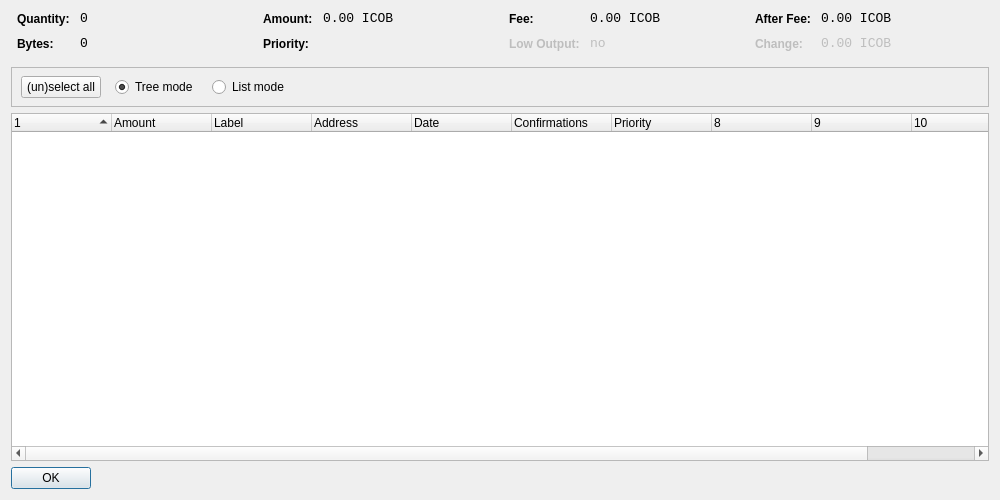
<?xml version="1.0" encoding="UTF-8"?>
<ui version="4.0">
 <class>CoinControlDialog</class>
 <widget class="QDialog" name="CoinControlDialog">
  <property name="geometry">
   <rect>
    <x>0</x>
    <y>0</y>
    <width>1000</width>
    <height>500</height>
   </rect>
  </property>
  <property name="windowTitle">
   <string>Coin Control</string>
  </property>
  <layout class="QVBoxLayout" name="verticalLayout">
   <item>
    <layout class="QHBoxLayout" name="horizontalLayoutTop" stretch="0,0,0,0">
     <property name="topMargin">
      <number>0</number>
     </property>
     <property name="bottomMargin">
      <number>10</number>
     </property>
     <item>
      <layout class="QFormLayout" name="formLayoutCoinControl1">
       <property name="horizontalSpacing">
        <number>10</number>
       </property>
       <property name="verticalSpacing">
        <number>10</number>
       </property>
       <property name="leftMargin">
        <number>6</number>
       </property>
       <property name="rightMargin">
        <number>6</number>
       </property>
       <item row="0" column="0">
        <widget class="QLabel" name="labelCoinControlQuantityText">
         <property name="styleSheet">
          <string notr="true">font-weight:bold;</string>
         </property>
         <property name="text">
          <string>Quantity:</string>
         </property>
        </widget>
       </item>
       <item row="0" column="1">
        <widget class="QLabel" name="labelCoinControlQuantity">
         <property name="font">
          <font>
           <family>Monospace</family>
           <pointsize>10</pointsize>
          </font>
         </property>
         <property name="cursor">
          <cursorShape>IBeamCursor</cursorShape>
         </property>
         <property name="contextMenuPolicy">
          <enum>Qt::ActionsContextMenu</enum>
         </property>
         <property name="text">
          <string notr="true">0</string>
         </property>
         <property name="textInteractionFlags">
          <set>Qt::LinksAccessibleByMouse|Qt::TextSelectableByKeyboard|Qt::TextSelectableByMouse</set>
         </property>
        </widget>
       </item>
       <item row="1" column="0">
        <widget class="QLabel" name="labelCoinControlBytesText">
         <property name="styleSheet">
          <string notr="true">font-weight:bold;</string>
         </property>
         <property name="text">
          <string>Bytes:</string>
         </property>
        </widget>
       </item>
       <item row="1" column="1">
        <widget class="QLabel" name="labelCoinControlBytes">
         <property name="font">
          <font>
           <family>Monospace</family>
           <pointsize>10</pointsize>
          </font>
         </property>
         <property name="cursor">
          <cursorShape>IBeamCursor</cursorShape>
         </property>
         <property name="contextMenuPolicy">
          <enum>Qt::ActionsContextMenu</enum>
         </property>
         <property name="text">
          <string notr="true">0</string>
         </property>
         <property name="textInteractionFlags">
          <set>Qt::LinksAccessibleByMouse|Qt::TextSelectableByKeyboard|Qt::TextSelectableByMouse</set>
         </property>
        </widget>
       </item>
      </layout>
     </item>
     <item>
      <layout class="QFormLayout" name="formLayoutCoinControl2">
       <property name="horizontalSpacing">
        <number>10</number>
       </property>
       <property name="verticalSpacing">
        <number>10</number>
       </property>
       <property name="leftMargin">
        <number>6</number>
       </property>
       <property name="rightMargin">
        <number>6</number>
       </property>
       <item row="0" column="0">
        <widget class="QLabel" name="labelCoinControlAmountText">
         <property name="styleSheet">
          <string notr="true">font-weight:bold;</string>
         </property>
         <property name="text">
          <string>Amount:</string>
         </property>
        </widget>
       </item>
       <item row="0" column="1">
        <widget class="QLabel" name="labelCoinControlAmount">
         <property name="font">
          <font>
           <family>Monospace</family>
           <pointsize>10</pointsize>
          </font>
         </property>
         <property name="cursor">
          <cursorShape>IBeamCursor</cursorShape>
         </property>
         <property name="contextMenuPolicy">
          <enum>Qt::ActionsContextMenu</enum>
         </property>
         <property name="text">
          <string notr="true">0.00 ICOB</string>
         </property>
         <property name="textInteractionFlags">
          <set>Qt::LinksAccessibleByMouse|Qt::TextSelectableByKeyboard|Qt::TextSelectableByMouse</set>
         </property>
        </widget>
       </item>
       <item row="1" column="0">
        <widget class="QLabel" name="labelCoinControlPriorityText">
         <property name="styleSheet">
          <string notr="true">font-weight:bold;</string>
         </property>
         <property name="text">
          <string>Priority:</string>
         </property>
        </widget>
       </item>
       <item row="1" column="1">
        <widget class="QLabel" name="labelCoinControlPriority">
         <property name="font">
          <font>
           <family>Monospace</family>
           <pointsize>10</pointsize>
          </font>
         </property>
         <property name="cursor">
          <cursorShape>IBeamCursor</cursorShape>
         </property>
         <property name="contextMenuPolicy">
          <enum>Qt::ActionsContextMenu</enum>
         </property>
         <property name="text">
          <string/>
         </property>
         <property name="textInteractionFlags">
          <set>Qt::LinksAccessibleByMouse|Qt::TextSelectableByKeyboard|Qt::TextSelectableByMouse</set>
         </property>
        </widget>
       </item>
      </layout>
     </item>
     <item>
      <layout class="QFormLayout" name="formLayoutCoinControl3">
       <property name="horizontalSpacing">
        <number>10</number>
       </property>
       <property name="verticalSpacing">
        <number>10</number>
       </property>
       <property name="leftMargin">
        <number>6</number>
       </property>
       <property name="rightMargin">
        <number>6</number>
       </property>
       <item row="0" column="0">
        <widget class="QLabel" name="labelCoinControlFeeText">
         <property name="styleSheet">
          <string notr="true">font-weight:bold;</string>
         </property>
         <property name="text">
          <string>Fee:</string>
         </property>
        </widget>
       </item>
       <item row="0" column="1">
        <widget class="QLabel" name="labelCoinControlFee">
         <property name="font">
          <font>
           <family>Monospace</family>
           <pointsize>10</pointsize>
          </font>
         </property>
         <property name="cursor">
          <cursorShape>IBeamCursor</cursorShape>
         </property>
         <property name="contextMenuPolicy">
          <enum>Qt::ActionsContextMenu</enum>
         </property>
         <property name="text">
          <string notr="true">0.00 ICOB</string>
         </property>
         <property name="textInteractionFlags">
          <set>Qt::LinksAccessibleByMouse|Qt::TextSelectableByKeyboard|Qt::TextSelectableByMouse</set>
         </property>
        </widget>
       </item>
       <item row="1" column="0">
        <widget class="QLabel" name="labelCoinControlLowOutputText">
         <property name="enabled">
          <bool>false</bool>
         </property>
         <property name="styleSheet">
          <string notr="true">font-weight:bold;</string>
         </property>
         <property name="text">
          <string>Low Output:</string>
         </property>
        </widget>
       </item>
       <item row="1" column="1">
        <widget class="QLabel" name="labelCoinControlLowOutput">
         <property name="enabled">
          <bool>false</bool>
         </property>
         <property name="font">
          <font>
           <family>Monospace</family>
           <pointsize>10</pointsize>
          </font>
         </property>
         <property name="cursor">
          <cursorShape>IBeamCursor</cursorShape>
         </property>
         <property name="contextMenuPolicy">
          <enum>Qt::ActionsContextMenu</enum>
         </property>
         <property name="text">
          <string notr="true">no</string>
         </property>
         <property name="textInteractionFlags">
          <set>Qt::LinksAccessibleByMouse|Qt::TextSelectableByKeyboard|Qt::TextSelectableByMouse</set>
         </property>
        </widget>
       </item>
      </layout>
     </item>
     <item>
      <layout class="QFormLayout" name="formLayoutCoinControl4">
       <property name="horizontalSpacing">
        <number>10</number>
       </property>
       <property name="verticalSpacing">
        <number>10</number>
       </property>
       <property name="leftMargin">
        <number>6</number>
       </property>
       <property name="rightMargin">
        <number>6</number>
       </property>
       <item row="0" column="0">
        <widget class="QLabel" name="labelCoinControlAfterFeeText">
         <property name="styleSheet">
          <string notr="true">font-weight:bold;</string>
         </property>
         <property name="text">
          <string>After Fee:</string>
         </property>
        </widget>
       </item>
       <item row="0" column="1">
        <widget class="QLabel" name="labelCoinControlAfterFee">
         <property name="font">
          <font>
           <family>Monospace</family>
           <pointsize>10</pointsize>
          </font>
         </property>
         <property name="cursor">
          <cursorShape>IBeamCursor</cursorShape>
         </property>
         <property name="contextMenuPolicy">
          <enum>Qt::ActionsContextMenu</enum>
         </property>
         <property name="text">
          <string notr="true">0.00 ICOB</string>
         </property>
         <property name="textInteractionFlags">
          <set>Qt::LinksAccessibleByMouse|Qt::TextSelectableByKeyboard|Qt::TextSelectableByMouse</set>
         </property>
        </widget>
       </item>
       <item row="1" column="0">
        <widget class="QLabel" name="labelCoinControlChangeText">
         <property name="enabled">
          <bool>false</bool>
         </property>
         <property name="styleSheet">
          <string notr="true">font-weight:bold;</string>
         </property>
         <property name="text">
          <string>Change:</string>
         </property>
        </widget>
       </item>
       <item row="1" column="1">
        <widget class="QLabel" name="labelCoinControlChange">
         <property name="enabled">
          <bool>false</bool>
         </property>
         <property name="font">
          <font>
           <family>Monospace</family>
           <pointsize>10</pointsize>
          </font>
         </property>
         <property name="cursor">
          <cursorShape>IBeamCursor</cursorShape>
         </property>
         <property name="contextMenuPolicy">
          <enum>Qt::ActionsContextMenu</enum>
         </property>
         <property name="text">
          <string notr="true">0.00 ICOB</string>
         </property>
         <property name="textInteractionFlags">
          <set>Qt::LinksAccessibleByMouse|Qt::TextSelectableByKeyboard|Qt::TextSelectableByMouse</set>
         </property>
        </widget>
       </item>
      </layout>
     </item>
    </layout>
   </item>
   <item>
    <widget class="QFrame" name="frame">
     <property name="minimumSize">
      <size>
       <width>0</width>
       <height>40</height>
      </size>
     </property>
     <property name="frameShape">
      <enum>QFrame::StyledPanel</enum>
     </property>
     <property name="frameShadow">
      <enum>QFrame::Sunken</enum>
     </property>
     <widget class="QWidget" name="horizontalLayoutWidget">
      <property name="geometry">
       <rect>
        <x>10</x>
        <y>0</y>
        <width>781</width>
        <height>41</height>
       </rect>
      </property>
      <layout class="QHBoxLayout" name="horizontalLayoutPanel" stretch="0,0,0,0,0">
       <property name="spacing">
        <number>14</number>
       </property>
       <item>
        <widget class="QPushButton" name="pushButtonSelectAll">
         <property name="sizePolicy">
          <sizepolicy hsizetype="Maximum" vsizetype="Fixed">
           <horstretch>0</horstretch>
           <verstretch>0</verstretch>
          </sizepolicy>
         </property>
         <property name="text">
          <string>(un)select all</string>
         </property>
        </widget>
       </item>
       <item>
        <widget class="QRadioButton" name="radioTreeMode">
         <property name="sizePolicy">
          <sizepolicy hsizetype="Maximum" vsizetype="Fixed">
           <horstretch>0</horstretch>
           <verstretch>0</verstretch>
          </sizepolicy>
         </property>
         <property name="text">
          <string>Tree mode</string>
         </property>
         <property name="checked">
          <bool>true</bool>
         </property>
        </widget>
       </item>
       <item>
        <widget class="QRadioButton" name="radioListMode">
         <property name="sizePolicy">
          <sizepolicy hsizetype="Maximum" vsizetype="Fixed">
           <horstretch>0</horstretch>
           <verstretch>0</verstretch>
          </sizepolicy>
         </property>
         <property name="text">
          <string>List mode</string>
         </property>
        </widget>
       </item>
       <item>
        <spacer name="horizontalSpacer">
         <property name="orientation">
          <enum>Qt::Horizontal</enum>
         </property>
         <property name="sizeHint" stdset="0">
          <size>
           <width>40</width>
           <height>20</height>
          </size>
         </property>
        </spacer>
       </item>
      </layout>
     </widget>
    </widget>
   </item>
   <item>
    <widget class="CoinControlTreeWidget" name="treeWidget">
     <property name="contextMenuPolicy">
      <enum>Qt::CustomContextMenu</enum>
     </property>
     <property name="sortingEnabled">
      <bool>false</bool>
     </property>
     <property name="columnCount">
      <number>11</number>
     </property>
     <attribute name="headerShowSortIndicator" stdset="0">
      <bool>true</bool>
     </attribute>
     <attribute name="headerStretchLastSection">
      <bool>false</bool>
     </attribute>
     <column>
      <property name="text">
       <string/>
      </property>
     </column>
     <column>
      <property name="text">
       <string>Amount</string>
      </property>
     </column>
     <column>
      <property name="text">
       <string>Label</string>
      </property>
     </column>
     <column>
      <property name="text">
       <string>Address</string>
      </property>
     </column>
     <column>
      <property name="text">
       <string>Date</string>
      </property>
     </column>
     <column>
      <property name="text">
       <string>Confirmations</string>
      </property>
      <property name="toolTip">
       <string>Confirmed</string>
      </property>
     </column>
     <column>
      <property name="text">
       <string>Priority</string>
      </property>
     </column>
     <column>
      <property name="text">
       <string/>
      </property>
     </column>
     <column>
      <property name="text">
       <string/>
      </property>
     </column>
     <column>
      <property name="text">
       <string/>
      </property>
     </column>
     <column>
      <property name="text">
       <string/>
      </property>
     </column>
    </widget>
   </item>
   <item>
    <widget class="QDialogButtonBox" name="buttonBox">
     <property name="sizePolicy">
      <sizepolicy hsizetype="Maximum" vsizetype="Fixed">
       <horstretch>0</horstretch>
       <verstretch>0</verstretch>
      </sizepolicy>
     </property>
     <property name="orientation">
      <enum>Qt::Horizontal</enum>
     </property>
     <property name="standardButtons">
      <set>QDialogButtonBox::Ok</set>
     </property>
    </widget>
   </item>
  </layout>
 </widget>
 <customwidgets>
  <customwidget>
   <class>CoinControlTreeWidget</class>
   <extends>QTreeWidget</extends>
   <header>coincontroltreewidget.h</header>
  </customwidget>
 </customwidgets>
 <resources/>
 <connections/>
</ui>
